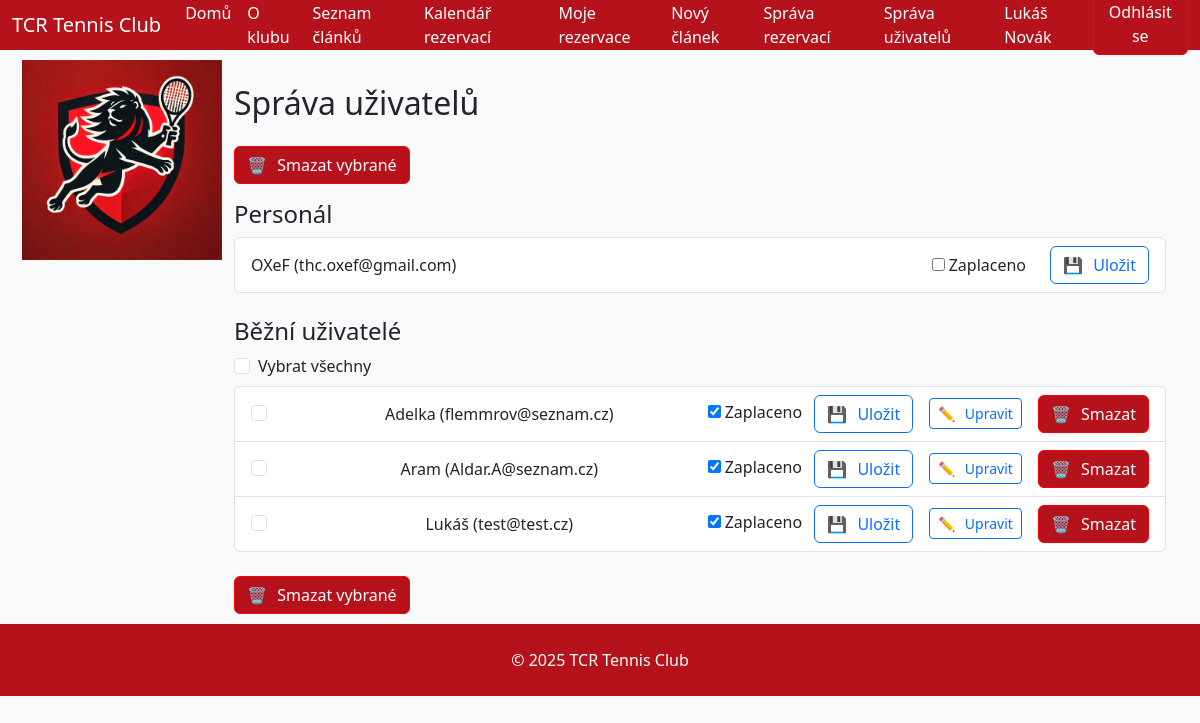
Page /manage-users/ (signed in) on the committed database.
### users/models.py (models this page shows, shortened)
class CustomUser(AbstractUser):
    membership_paid = models.BooleanField(default=False, verbose_name="Zaplacený členský příspěvek")
    roles = models.ManyToManyField(Role, through='UserRole', related_name="users", blank=True)
    membership_paid = models.BooleanField(default=False, verbose_name="Zaplacený členský příspěvek")
    roles = models.ManyToManyField(Role, through='UserRole', related_name="users", blank=True)
    phone_number = models.CharField(
        max_length=20,
        verbose_name="Telefonní číslo",
        validators=[
            RegexValidator(r'^\+?[\d\s]+$', 'Zadejte platné telefonní číslo.')
            ],
        blank=False,
        null=False
    )

### users/views.py (the view, shortened to what this page needs)
# urls.py: path('manage-users/', user_management, name='user_management'),
@staff_member_required
def user_management(request):
    staff_users = User.objects.filter(is_staff=True)
    regular_users = User.objects.filter(is_staff=False)
    return render(request, 'users/user_management.html', {
        'staff_users': staff_users,
        'regular_users': regular_users,
    })

### users/templates/users/user_management.html (shortened to what this page needs)
{% extends 'base.html' %}
{% load static %}
{% block content %}
<div class="container mt-4">
  <h2 class="mb-4">Správa uživatelů</h2>
  <form method="post" action="{% url 'delete_users_bulk' %}" id="bulk-delete-form">
    <button type="submit" class="btn btn-custom mb-3" onclick="return confirmBulkDelete();">
      <i class="icon-delete"></i> Smazat vybrané
    </button>
    <h4>Personál</h4>
    <ul class="list-group mb-4">
      {% for user in staff_users %}
        <li class="list-group-item d-flex justify-content-between align-items-center">
          {{ user.username }} ({{ user.email }})
          <div class="d-flex align-items-center gap-3">
            <form method="post" action="{% url 'user_management' %}">
              <label class="me-2">
                <input type="checkbox" name="paid_{{ user.id }}" {% if user.membership_paid %}checked{% endif %}>
                Zaplaceno
              </label>
              <button type="submit" class="btn btn-custom2">
                <i class="icon-save"></i> Uložit
              </button>
            </form>
          </div>
        </li>
      {% empty %}
        <li class="list-group-item">Žádní zaměstnanci.</li>
      {% endfor %}
    </ul>
    <h4>Běžní uživatelé</h4>
    <div class="form-check mb-2">
      <input type="checkbox" class="form-check-input" id="select-all" onclick="toggleAllUsers(this)">
      <label for="select-all" class="form-check-label">Vybrat všechny</label>
    </div>
    <ul class="list-group mb-4">
      {% for user in regular_users %}
        <li class="list-group-item d-flex justify-content-between align-items-center">
          <div class="form-check me-3">
            <input class="form-check-input" type="checkbox" name="user_ids_to_delete" value="{{ user.id }}">
          </div>
          {{ user.username }} ({{ user.email }})
          <div class="d-flex align-items-center gap-3">
            <form method="post" action="{% url 'user_management' %}">
              <label class="me-2">
                <input type="checkbox" name="paid_{{ user.id }}" {% if user.membership_paid %}checked{% endif %}>
                Zaplaceno
              </label>
              <button type="submit" class="btn btn-custom2">
                <i class="icon-save"></i> Uložit
              </button>
            </form>
            {% if user != request.user %}
              <a href="{% url 'admin_edit_user' user.id %}" class="btn btn-outline-primary btn-sm">
                <i class="icon-edit"></i> Upravit
              </a>
              <form method="post" action="{% url 'delete_user' user.id %}" onsubmit="return confirmSingleDelete();">
                <button type="submit" class="btn btn-custom">
                  <i class="icon-delete"></i> Smazat
                </button>
              </form>
            {% endif %}
          </div>
        </li>
      {% empty %}
        <li class="list-group-item">Žádní běžní uživatelé.</li>
      {% endfor %}
    </ul>
    <button type="submit" class="btn btn-custom" onclick="return confirmBulkDelete();">
      <i class="icon-delete"></i> Smazat vybrané
    </button>
  </form>
</div>
{% endblock %}

### core/templates/header.html (shortened to what this page needs)
{% load static %}
<header>
  <nav class="navbar navbar-expand-lg" style="background-color: #b5121b; height: 50px;">
    <div class="container-fluid">
      <a class="navbar-brand text-white" href="{% url 'home' %}">TCR Tennis Club</a>
      <div class="collapse navbar-collapse" id="navbarSupportedContent">
        <ul class="navbar-nav ms-auto mb-2 mb-lg-0">
          <li class="nav-item"><a class="nav-link text-white" href="{% url 'home' %}">Domů</a></li>
          <li class="nav-item"><a class="nav-link text-white" href="{% url 'about' %}">O klubu</a></li>
          <li class="nav-item"><a class="nav-link text-white" href="{% url 'article_list' %}">Seznam článků</a></li>
          <li class="nav-item"><a class="nav-link text-white" href="{% url 'calendar' %}">Kalendář rezervací</a></li>
          <li class="nav-item"><a class="nav-link text-white" href="{% url 'my_reservations' %}">Moje rezervace</a></li>
          {% if user.is_authenticated and user.is_staff %}
            <li class="nav-item"><a class="nav-link text-white" href="{% url 'article_create' %}">Nový článek</a></li>
            <li class="nav-item"><a class="nav-link text-white" href="{% url 'admin_reservations' %}">Správa rezervací</a></li>
            <li class="nav-item"><a class="nav-link text-white" href="{% url 'user_management' %}">Správa uživatelů</a></li>
          {% endif %}
          {% if user.is_authenticated %}
            <li class="nav-item"><a class="nav-link text-white" href="{% url 'profile' %}">
                {{ user.get_full_name|default:user.username }}
              </a>
            </li>
            <form action="{% url 'logout' %}" method="post" style="display:inline;">
              <button type="submit" class="btn btn-custom">Odhlásit se</button>
            </form>
          {% endif %}
        </ul>
      </div>
    </div>
  </nav>
</header>

### static/css/style.css (style rules this page uses)
.btn-custom { background-color: #b5121b; border-color: red; color:white; transition: transform 0.3s ease; }
.btn-custom2 { background-color: #ffffff; border: 1px solid #0d6efd; color: #0d6efd; transition: all 0.3s ease; }
.btn i { margin-right: 6px; font-style: normal; }
.icon-edit::before { content: "✏️"; }
.icon-delete::before { content: "🗑️"; }
.icon-save::before { content: "💾"; }

### rows in the picture
CustomUser: get_full_name "Lukáš Novák", username "OXeF", email "thc.oxef@gmail.com"
CustomUser: username "Adelka", email "flemmrov@seznam.cz", membership_paid "☑"
CustomUser: username "Aram", email "Aldar.A@seznam.cz", membership_paid "☑"
CustomUser: username "Lukáš", email "test@test.cz", membership_paid "☑"
